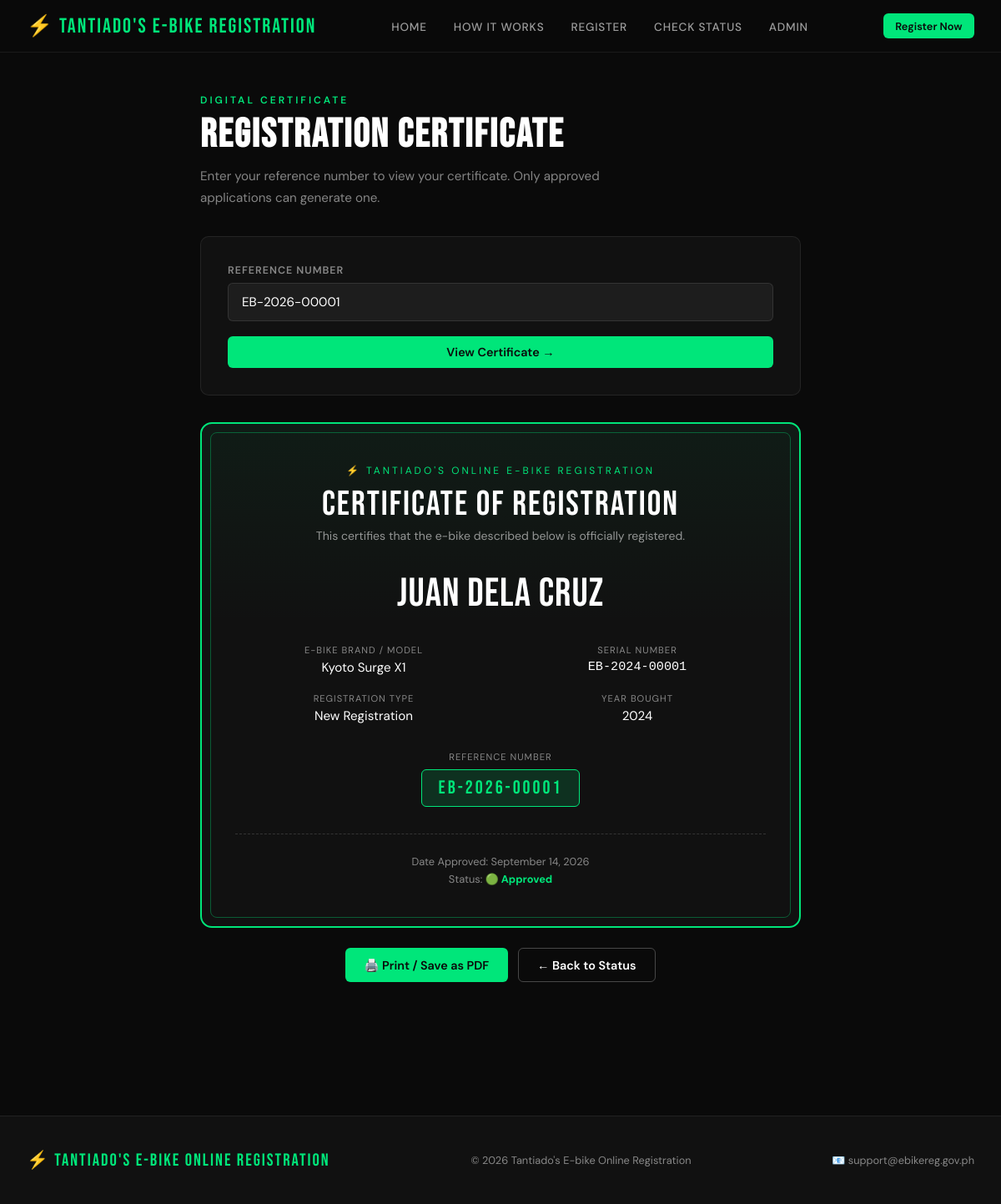
Page /certificate.php?ref=EB-2026-00001 on the committed database.
### tables this page shows
CREATE TABLE IF NOT EXISTS registrations (
    id                 INT AUTO_INCREMENT PRIMARY KEY,
    reference_no       VARCHAR(20)   NOT NULL UNIQUE,            
    applicant_name     VARCHAR(150)  NOT NULL,
    address            VARCHAR(255)  NOT NULL,                   
    contact_number     VARCHAR(30)   NOT NULL,
    email              VARCHAR(150)  NOT NULL,
    ebike_brand_model  VARCHAR(150)  NOT NULL,
    serial_no          VARCHAR(100)  NOT NULL UNIQUE,
    year_bought        YEAR          NOT NULL,
    registration_type  ENUM('New Registration','Renewal','Transfer of Ownership') NOT NULL DEFAULT 'New Registration',
    doc_picture        VARCHAR(255)  NOT NULL,                   
    admin_response     TEXT,                                     
    status              ENUM('Pending','Approved','Rejected') NOT NULL DEFAULT 'Pending',
    created_at          DATETIME      NOT NULL DEFAULT CURRENT_TIMESTAMP,
    updated_at          DATETIME      NOT NULL DEFAULT CURRENT_TIMESTAMP ON UPDATE CURRENT_TIMESTAMP
);

### certificate.php (the view, shortened to what this page needs)
<?php
$result = null;
$ref    = trim($_GET['ref'] ?? $_POST['reference_no'] ?? '');
include 'includes/db.php';
if ($ref) {
    $safeRef = $conn->real_escape_string($ref);
    $res = $conn->query("SELECT * FROM registrations WHERE reference_no = '$safeRef' LIMIT 1");
    if ($res && $res->num_rows > 0) {
        $row = $res->fetch_assoc();
        if ($row['status'] === 'Approved') {
            $result = $row;
        } else {
            $error = 'This registration has not been approved yet, so no certificate is available.';
        }
    } else {
        $error = 'No registration found for that reference number.';
    }
}
include 'includes/header.php';
?>
<div class="container">
  <div class="cert-wrap">
    <div style="padding-top:0;margin-bottom:2rem" class="no-print">
      <div class="section-label">Digital Certificate</div>
      <h2 class="section-title">REGISTRATION CERTIFICATE</h2>
      <p class="section-sub" style="margin-bottom:0">Enter your reference number to view your certificate. Only approved applications can generate one.</p>
    </div>
    <div class="lookup-card">
      <form method="GET" action="certificate.php">
        <div class="form-group">
          <label>Reference Number</label>
          <input type="text" name="ref" value="<?= htmlspecialchars($ref) ?>" placeholder="EB-2026-00001" required autofocus>
        </div>
        <button type="submit" class="btn btn-primary" style="width:100%;justify-content:center">View Certificate →</button>
      </form>
    </div>
    <?php if ($result): $r = $result; ?>
      <div class="certificate" id="certificateBlock">
        <div class="cert-eyebrow">⚡ Tantiado's Online E-Bike Registration</div>
        <div class="cert-title">CERTIFICATE OF REGISTRATION</div>
        <div class="cert-sub">This certifies that the e-bike described below is officially registered.</div>
        <div class="cert-name"><?= htmlspecialchars($r['applicant_name']) ?></div>
        <div class="cert-grid">
          <div class="cert-item">
            <div class="cert-label">E-Bike Brand / Model</div>
            <div class="cert-value"><?= htmlspecialchars($r['ebike_brand_model']) ?></div>
          </div>
          <div class="cert-item">
            <div class="cert-label">Serial Number</div>
            <div class="cert-value" style="font-family:monospace"><?= htmlspecialchars($r['serial_no']) ?></div>
          </div>
          <div class="cert-item">
            <div class="cert-label">Registration Type</div>
            <div class="cert-value"><?= htmlspecialchars($r['registration_type']) ?></div>
          </div>
          <div class="cert-item">
            <div class="cert-label">Year Bought</div>
            <div class="cert-value"><?= htmlspecialchars($r['year_bought']) ?></div>
          </div>
        </div>
        <div class="cert-ref">
          <div class="cert-label" style="margin-bottom:0.5rem">Reference Number</div>
          <div class="cert-ref-badge"><?= htmlspecialchars($r['reference_no']) ?></div>
        </div>
        <div class="cert-footer">
          <div>Date Approved: <?= date('F d, Y', strtotime($r['updated_at'])) ?></div>
          <div style="margin-top:0.25rem">Status: <strong style="color:var(--green)">🟢 Approved</strong></div>
        </div>
      </div>
      <div class="cert-actions">
        <button type="button" class="btn btn-primary" onclick="window.print()">🖨️ Print / Save as PDF</button>
        <a href="check_status.php?ref=<?= urlencode($r['reference_no']) ?>" class="btn btn-outline">← Back to Status</a>
      </div>
    <?php endif; ?>
  </div>
</div>
<?php include 'includes/footer.php'; ?>

### css/style.css (style rules this page uses)
*, *::before, *::after { box-sizing: border-box; margin: 0; padding: 0; }
:root { --green: #00E67A; --green-dark: #00B35E; --dark: #0a0a0a; --dark2: #111111; --dark3: #1a1a1a; --dark4: #222222; --gray: #888888; --gray-light: #cccccc; --white: #ffffff; --danger: #e74c3c; --warning: #f39c12; --success: #00E67A; --radius: 6px; --transition: 0.2s ease; }
html { scroll-behavior: smooth; }
body { font-family: 'DM Sans', sans-serif; background: var(--dark); color: var(--white); overflow-x: hidden; min-height: 100vh; }
a { text-decoration: none; color: inherit; }
.container { max-width: 1200px; margin: 0 auto; padding: 0 2rem; }
.btn { display: inline-flex; align-items: center; gap: 0.4rem; padding: 0.65rem 1.4rem; border-radius: var(--radius); font-family: 'DM Sans', sans-serif; font-size: 0.9rem; font-weight: 600; cursor: pointer; border: none; transition: all var(--transition); white-space: nowrap; }
.btn-primary { background: var(--green); color: var(--dark); }
.btn-outline { background: transparent; color: var(--white); border: 1px solid rgba(255,255,255,0.25); }
.form-group { display: flex; flex-direction: column; gap: 0.45rem; margin-bottom: 1.1rem; }
.form-group label { font-size: 0.78rem; font-weight: 600; color: rgba(255,255,255,0.5); text-transform: uppercase; letter-spacing: 1px; }
.form-group input, .form-group select, .form-group textarea { background: rgba(255,255,255,0.05); border: 1px solid rgba(255,255,255,0.1); border-radius: var(--radius); padding: 0.75rem 1rem; color: var(--white); font-family: 'DM Sans', sans-serif; font-size: 0.95rem; outline: none; transition: border-color var(--transition), background var(--transition); width: 100%; }
.section-label { font-size: 0.75rem; font-weight: 600; color: var(--green); letter-spacing: 3px; text-transform: uppercase; margin-bottom: 0.6rem; }
h2.section-title { font-family: 'Bebas Neue', sans-serif; font-size: clamp(2rem, 4vw, 3.2rem); letter-spacing: 2px; line-height: 1; margin-bottom: 0.75rem; }
.section-sub { max-width: 540px; font-size: 0.95rem; line-height: 1.75; color: rgba(255,255,255,0.5); margin-bottom: 2.5rem; }

### certificate.php (style rules this page uses)
.cert-wrap { max-width: 720px; margin: 0 auto; padding: 7rem 0 5rem; }
.lookup-card { background:var(--dark2); border:1px solid rgba(255,255,255,0.08); border-radius:10px; padding:2rem; margin-bottom:2rem; }
.certificate { background: linear-gradient(180deg, rgba(0,230,122,0.05), transparent 40%), var(--dark2); border: 2px solid var(--green); border-radius: 14px; padding: 3rem 2.5rem; position: relative; }
.certificate::before { content: ''; position: absolute; inset: 10px; border: 1px solid rgba(0,230,122,0.35); border-radius: 8px; pointer-events: none; }
.cert-eyebrow { text-align:center; font-size:0.75rem; letter-spacing:3px; text-transform:uppercase; color: var(--green); margin-bottom:0.5rem; }
.cert-title { text-align:center; font-family:'Bebas Neue',sans-serif; font-size: clamp(1.8rem,4vw,2.6rem); letter-spacing:2px; margin-bottom:0.25rem; }
.cert-sub { text-align:center; color: rgba(255,255,255,0.55); font-size:0.88rem; margin-bottom:2rem; }
.cert-name { text-align:center; font-family:'Bebas Neue',sans-serif; font-size: clamp(2.2rem,5vw,3rem); letter-spacing:1px; margin: 1.5rem 0; color: var(--white); }
.cert-grid { display:grid; grid-template-columns:1fr 1fr; gap:1.25rem; margin: 2rem 0; }
.cert-item { text-align:center; }
.cert-label { font-size:0.7rem; color:var(--gray); text-transform:uppercase; letter-spacing:1px; margin-bottom:0.25rem; }
.cert-value { font-size:0.95rem; }
.cert-ref { text-align:center; margin: 1.5rem 0; }
.cert-ref-badge { display:inline-block; background:rgba(0,230,122,0.15); border:1px solid var(--green); color:var(--green); border-radius:6px; padding:0.5rem 1.25rem; font-family:'Bebas Neue',sans-serif; font-size:1.4rem; letter-spacing:3px; }
.cert-footer { text-align:center; margin-top:2rem; padding-top:1.5rem; border-top:1px dashed rgba(255,255,255,0.15); font-size:0.8rem; color:var(--gray); }
.cert-actions { text-align:center; margin-top:1.5rem; display:flex; gap:0.75rem; justify-content:center; flex-wrap:wrap; }

### rows in the picture
registrations: applicant_name "Juan Dela Cruz", ebike_brand_model "Kyoto Surge X1", serial_no "EB-2024-00001", registration_type "New Registration", year_bought "2024", reference_no "EB-2026-00001", updated_at "September 14, 2026"
